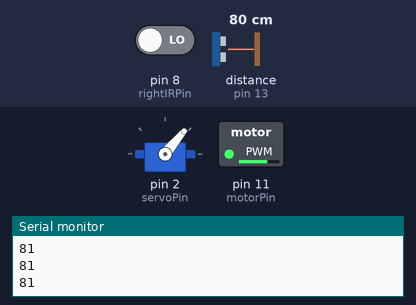
The sketch below on a simulated Arduino Uno, built with avr-gcc and run on an emulated ATmega328P. Parts: servo, switched loads named in the sketch (green lamp = pin HIGH), the last lines printed to the serial monitor. The inputs (shaded band) are chosen by the test bench; at power-on: distance to the obstacle (sensor on pin 13) 80 cm, pin 8 (rightIRPin) LOW. The echo pulse lasts 58.3 µs per cm.

Above: at 1.2 s.
1.3 s: distance to the obstacle (sensor on pin 13) set to 73 cm
2.8 s: distance to the obstacle (sensor on pin 13) set to 65 cm
At 3.9 s:
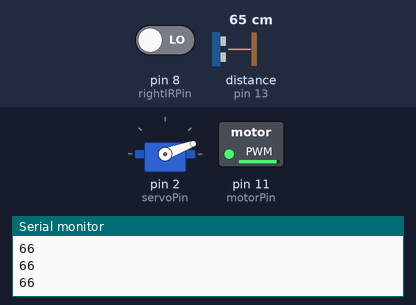
Timing chart, 0 to 5.8 s (numbered marks = the images above; inputs shaded):
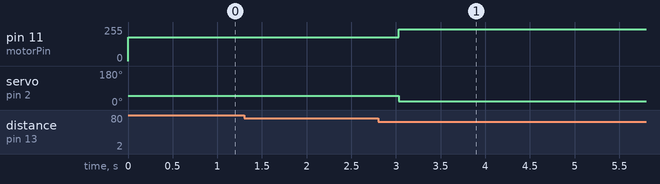

Measured:
- the behaviour switches between 69 and 68 cm on distance to the obstacle (sensor on pin 13) (found by bisection; images 0 and 1)
- after the input at 2.8 s, pin 11 (motorPin): 180/255 → 240/255 after 0.23 s; servo on pin 2 (servoPin): 50° → 20° after 0.23 s

The sketch:

RCCarCode.ino
```cpp
#include <hcsr04.h>

// Libraries
#include <Arduino.h>
#include <Servo.h>
#include <NewPing.h>

// Pins
const int trigPin = 12;
const int echoPin = 13;
const int servoPin = 2;
const int leftIRPin = 7;
const int rightIRPin = 8;
const int motorPin = 11;

// Constants
const int straightAngle = 50;
const int turnAngle = 30;
const int leftTurn = straightAngle - turnAngle;
const int rightTurn = straightAngle + turnAngle;
int maxDistance = 70;
int minDistance = 2;
int turnTime = 500;


// Initializations
NewPing sonar(trigPin, echoPin, 200);
Servo servo;
long startTurnTime;
bool turning = false;

int distance;

void setup() {
  // put your setup code here, to run once:
  servo.attach(servoPin);
  servo.write(straightAngle);
  pinMode(leftIRPin, INPUT);
  pinMode(rightIRPin, INPUT);
  pinMode(motorPin, OUTPUT);
  analogWrite(motorPin, 180);
  Serial.begin(9600);
  turning = false;
}

void loop() {
  // put your main code here, to run repeatedly:

  Serial.println(distance);
  if (!turning) {
    if(checkDistance()) {
      avoidObject();
    }
  } else{
    if (digitalRead(rightIRPin) != 0 && millis() - startTurnTime > turnTime && !checkDistance()){
      turning = false;
      analogWrite(motorPin, 180);
      servo.write(straightAngle);
    }
  }
  delay(50);
}

bool checkDistance () {
  distance = sonar.convert_cm(sonar.ping_median(5));
  return (distance < maxDistance && distance > minDistance);
}

void avoidObject() {
  servo.write(leftTurn);
  analogWrite(motorPin, 240);
  turning = true;
  startTurnTime = millis();
}
```
